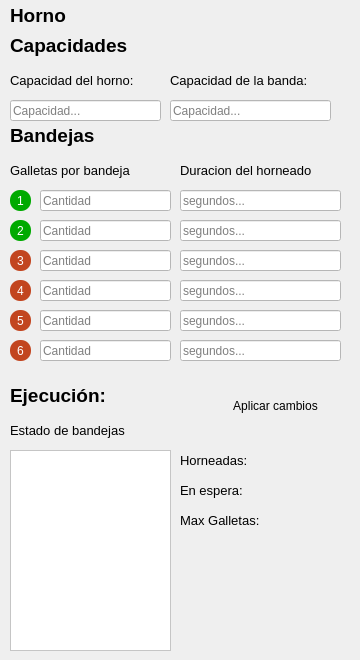
     <widget class="QWidget" name="oven_page">
      <widget class="QLabel" name="label_67">
       <property name="geometry">
        <rect>
         <x>10</x>
         <y>0</y>
         <width>71</width>
         <height>31</height>
        </rect>
       </property>
       <property name="font">
        <font>
         <pointsize>14</pointsize>
         <weight>75</weight>
         <bold>true</bold>
        </font>
       </property>
       <property name="text">
        <string>Horno</string>
       </property>
      </widget>
      <widget class="QLineEdit" name="leOvenBand1Delay">
       <property name="geometry">
        <rect>
         <x>180</x>
         <y>190</y>
         <width>161</width>
         <height>21</height>
        </rect>
       </property>
       <property name="styleSheet">
        <string notr="true">background-color: rgb(255, 255, 255);
color: rgb(0, 0, 0);</string>
       </property>
       <property name="inputMask">
        <string/>
       </property>
       <property name="text">
        <string/>
       </property>
       <property name="maxLength">
        <number>10</number>
       </property>
       <property name="placeholderText">
        <string>segundos...</string>
       </property>
      </widget>
      <widget class="QLabel" name="label_69">
       <property name="geometry">
        <rect>
         <x>10</x>
         <y>30</y>
         <width>241</width>
         <height>31</height>
        </rect>
       </property>
       <property name="font">
        <font>
         <pointsize>14</pointsize>
         <weight>75</weight>
         <bold>true</bold>
        </font>
       </property>
       <property name="text">
        <string>Capacidades</string>
       </property>
      </widget>
      <widget class="QLineEdit" name="leOvenBand1">
       <property name="geometry">
        <rect>
         <x>40</x>
         <y>190</y>
         <width>131</width>
         <height>21</height>
        </rect>
       </property>
       <property name="styleSheet">
        <string notr="true">background-color: rgb(255, 255, 255);
color: rgb(0, 0, 0);</string>
       </property>
       <property name="inputMask">
        <string/>
       </property>
       <property name="maxLength">
        <number>10</number>
       </property>
       <property name="placeholderText">
        <string>Cantidad</string>
       </property>
      </widget>
      <widget class="QPushButton" name="btnOvenApply">
       <property name="geometry">
        <rect>
         <x>220</x>
         <y>390</y>
         <width>111</width>
         <height>31</height>
        </rect>
       </property>
       <property name="cursor">
        <cursorShape>PointingHandCursor</cursorShape>
       </property>
       <property name="autoFillBackground">
        <bool>false</bool>
       </property>
       <property name="styleSheet">
        <string notr="true">background-color: rgb(41, 49, 73);
selection-color: rgb(42, 49, 73);</string>
       </property>
       <property name="text">
        <string>Aplicar cambios</string>
       </property>
       <property name="autoDefault">
        <bool>false</bool>
       </property>
       <property name="default">
        <bool>true</bool>
       </property>
       <property name="flat">
        <bool>true</bool>
       </property>
      </widget>
      <widget class="QLabel" name="label_80">
       <property name="geometry">
        <rect>
         <x>10</x>
         <y>160</y>
         <width>161</width>
         <height>21</height>
        </rect>
       </property>
       <property name="font">
        <font>
         <pointsize>10</pointsize>
         <weight>50</weight>
         <bold>false</bold>
        </font>
       </property>
       <property name="text">
        <string>Galletas por bandeja</string>
       </property>
      </widget>
      <widget class="QLabel" name="label_81">
       <property name="geometry">
        <rect>
         <x>180</x>
         <y>160</y>
         <width>171</width>
         <height>21</height>
        </rect>
       </property>
       <property name="font">
        <font>
         <pointsize>10</pointsize>
         <weight>50</weight>
         <bold>false</bold>
        </font>
       </property>
       <property name="text">
        <string>Duracion del horneado</string>
       </property>
      </widget>
      <widget class="QLineEdit" name="leOvenBand2">
       <property name="geometry">
        <rect>
         <x>40</x>
         <y>220</y>
         <width>131</width>
         <height>21</height>
        </rect>
       </property>
       <property name="styleSheet">
        <string notr="true">background-color: rgb(255, 255, 255);
color: rgb(0, 0, 0);</string>
       </property>
       <property name="inputMask">
        <string/>
       </property>
       <property name="maxLength">
        <number>10</number>
       </property>
       <property name="placeholderText">
        <string>Cantidad</string>
       </property>
      </widget>
      <widget class="QLineEdit" name="leOvenBand3">
       <property name="geometry">
        <rect>
         <x>40</x>
         <y>250</y>
         <width>131</width>
         <height>21</height>
        </rect>
       </property>
       <property name="styleSheet">
        <string notr="true">background-color: rgb(255, 255, 255);
color: rgb(0, 0, 0);</string>
       </property>
       <property name="inputMask">
        <string/>
       </property>
       <property name="maxLength">
        <number>10</number>
       </property>
       <property name="placeholderText">
        <string>Cantidad</string>
       </property>
      </widget>
      <widget class="QLineEdit" name="leOvenBand4">
       <property name="geometry">
        <rect>
         <x>40</x>
         <y>280</y>
         <width>131</width>
         <height>21</height>
        </rect>
       </property>
       <property name="styleSheet">
        <string notr="true">background-color: rgb(255, 255, 255);
color: rgb(0, 0, 0);</string>
       </property>
       <property name="inputMask">
        <string/>
       </property>
       <property name="maxLength">
        <number>10</number>
       </property>
       <property name="placeholderText">
        <string>Cantidad</string>
       </property>
      </widget>
      <widget class="QLineEdit" name="leOvenBand5">
       <property name="geometry">
        <rect>
         <x>40</x>
         <y>310</y>
         <width>131</width>
         <height>21</height>
        </rect>
       </property>
       <property name="styleSheet">
        <string notr="true">background-color: rgb(255, 255, 255);
color: rgb(0, 0, 0);</string>
       </property>
       <property name="inputMask">
        <string/>
       </property>
       <property name="maxLength">
        <number>10</number>
       </property>
       <property name="placeholderText">
        <string>Cantidad</string>
       </property>
      </widget>
      <widget class="QLineEdit" name="leOvenBand6">
       <property name="geometry">
        <rect>
         <x>40</x>
         <y>340</y>
         <width>131</width>
         <height>21</height>
        </rect>
       </property>
       <property name="styleSheet">
        <string notr="true">background-color: rgb(255, 255, 255);
color: rgb(0, 0, 0);</string>
       </property>
       <property name="inputMask">
        <string/>
       </property>
       <property name="maxLength">
        <number>10</number>
       </property>
       <property name="placeholderText">
        <string>Cantidad</string>
       </property>
      </widget>
      <widget class="QLineEdit" name="leOvenBand2Delay">
       <property name="geometry">
        <rect>
         <x>180</x>
         <y>220</y>
         <width>161</width>
         <height>21</height>
        </rect>
       </property>
       <property name="styleSheet">
        <string notr="true">background-color: rgb(255, 255, 255);
color: rgb(0, 0, 0);</string>
       </property>
       <property name="inputMask">
        <string/>
       </property>
       <property name="text">
        <string/>
       </property>
       <property name="maxLength">
        <number>10</number>
       </property>
       <property name="placeholderText">
        <string>segundos...</string>
       </property>
      </widget>
      <widget class="QLineEdit" name="leOvenBand3Delay">
       <property name="geometry">
        <rect>
         <x>180</x>
         <y>250</y>
         <width>161</width>
         <height>21</height>
        </rect>
       </property>
       <property name="styleSheet">
        <string notr="true">background-color: rgb(255, 255, 255);
color: rgb(0, 0, 0);</string>
       </property>
       <property name="inputMask">
        <string/>
       </property>
       <property name="text">
        <string/>
       </property>
       <property name="maxLength">
        <number>10</number>
       </property>
       <property name="placeholderText">
        <string>segundos...</string>
       </property>
      </widget>
      <widget class="QLineEdit" name="leOvenBand4Delay">
       <property name="geometry">
        <rect>
         <x>180</x>
         <y>280</y>
         <width>161</width>
         <height>21</height>
        </rect>
       </property>
       <property name="styleSheet">
        <string notr="true">background-color: rgb(255, 255, 255);
color: rgb(0, 0, 0);</string>
       </property>
       <property name="inputMask">
        <string/>
       </property>
       <property name="text">
        <string/>
       </property>
       <property name="maxLength">
        <number>10</number>
       </property>
       <property name="placeholderText">
        <string>segundos...</string>
       </property>
      </widget>
      <widget class="QLineEdit" name="leOvenBand5Delay">
       <property name="geometry">
        <rect>
         <x>180</x>
         <y>310</y>
         <width>161</width>
         <height>21</height>
        </rect>
       </property>
       <property name="styleSheet">
        <string notr="true">background-color: rgb(255, 255, 255);
color: rgb(0, 0, 0);</string>
       </property>
       <property name="inputMask">
        <string/>
       </property>
       <property name="text">
        <string/>
       </property>
       <property name="maxLength">
        <number>10</number>
       </property>
       <property name="placeholderText">
        <string>segundos...</string>
       </property>
      </widget>
      <widget class="QLineEdit" name="leOvenBand6Delay">
       <property name="geometry">
        <rect>
         <x>180</x>
         <y>340</y>
         <width>161</width>
         <height>21</height>
        </rect>
       </property>
       <property name="styleSheet">
        <string notr="true">background-color: rgb(255, 255, 255);
color: rgb(0, 0, 0);</string>
       </property>
       <property name="inputMask">
        <string/>
       </property>
       <property name="text">
        <string/>
       </property>
       <property name="maxLength">
        <number>10</number>
       </property>
       <property name="placeholderText">
        <string>segundos...</string>
       </property>
      </widget>
      <widget class="QLabel" name="lbOvenMaxCookies">
       <property name="geometry">
        <rect>
         <x>180</x>
         <y>510</y>
         <width>161</width>
         <height>21</height>
        </rect>
       </property>
       <property name="font">
        <font>
         <pointsize>10</pointsize>
         <weight>50</weight>
         <bold>false</bold>
        </font>
       </property>
       <property name="text">
        <string>Max Galletas:</string>
       </property>
      </widget>
      <widget class="QLabel" name="lbOvenCooking">
       <property name="geometry">
        <rect>
         <x>180</x>
         <y>450</y>
         <width>161</width>
         <height>21</height>
        </rect>
       </property>
       <property name="font">
        <font>
         <pointsize>10</pointsize>
         <weight>50</weight>
         <bold>false</bold>
        </font>
       </property>
       <property name="text">
        <string>Horneadas:</string>
       </property>
      </widget>
      <widget class="QLabel" name="label_70">
       <property name="geometry">
        <rect>
         <x>10</x>
         <y>380</y>
         <width>151</width>
         <height>31</height>
        </rect>
       </property>
       <property name="font">
        <font>
         <pointsize>14</pointsize>
         <weight>75</weight>
         <bold>true</bold>
        </font>
       </property>
       <property name="text">
        <string>Ejecución:</string>
       </property>
      </widget>
      <widget class="QLabel" name="lbOvenWaiting">
       <property name="geometry">
        <rect>
         <x>180</x>
         <y>480</y>
         <width>161</width>
         <height>21</height>
        </rect>
       </property>
       <property name="font">
        <font>
         <pointsize>10</pointsize>
         <weight>50</weight>
         <bold>false</bold>
        </font>
       </property>
       <property name="text">
        <string>En espera:</string>
       </property>
      </widget>
      <widget class="QLineEdit" name="leOvenCapacity">
       <property name="geometry">
        <rect>
         <x>10</x>
         <y>100</y>
         <width>151</width>
         <height>21</height>
        </rect>
       </property>
       <property name="styleSheet">
        <string notr="true">background-color: rgb(255, 255, 255);
color: rgb(0, 0, 0);</string>
       </property>
       <property name="inputMask">
        <string/>
       </property>
       <property name="maxLength">
        <number>10</number>
       </property>
       <property name="placeholderText">
        <string>Capacidad...</string>
       </property>
      </widget>
      <widget class="QLabel" name="label_106">
       <property name="geometry">
        <rect>
         <x>10</x>
         <y>70</y>
         <width>131</width>
         <height>21</height>
        </rect>
       </property>
       <property name="font">
        <font>
         <pointsize>10</pointsize>
         <weight>50</weight>
         <bold>false</bold>
        </font>
       </property>
       <property name="text">
        <string>Capacidad del horno:</string>
       </property>
      </widget>
      <widget class="QLabel" name="label_107">
       <property name="geometry">
        <rect>
         <x>10</x>
         <y>420</y>
         <width>121</width>
         <height>21</height>
        </rect>
       </property>
       <property name="font">
        <font>
         <pointsize>10</pointsize>
         <weight>50</weight>
         <bold>false</bold>
        </font>
       </property>
       <property name="text">
        <string>Estado de bandejas</string>
       </property>
      </widget>
      <widget class="QPushButton" name="btnTurnTray1">
       <property name="geometry">
        <rect>
         <x>10</x>
         <y>190</y>
         <width>21</width>
         <height>21</height>
        </rect>
       </property>
       <property name="cursor">
        <cursorShape>PointingHandCursor</cursorShape>
       </property>
       <property name="styleSheet">
        <string notr="true">color: rgb(255, 255, 255);
background-color: rgb(0, 170, 0);
border-radius: 10px;
</string>
       </property>
       <property name="text">
        <string>1</string>
       </property>
       <property name="flat">
        <bool>true</bool>
       </property>
      </widget>
      <widget class="QPushButton" name="btnTurnTray2">
       <property name="geometry">
        <rect>
         <x>10</x>
         <y>220</y>
         <width>21</width>
         <height>21</height>
        </rect>
       </property>
       <property name="cursor">
        <cursorShape>PointingHandCursor</cursorShape>
       </property>
       <property name="styleSheet">
        <string notr="true">color: rgb(255, 255, 255);
background-color: rgb(0, 170, 0);
border-radius: 10px;
</string>
       </property>
       <property name="text">
        <string>2</string>
       </property>
       <property name="flat">
        <bool>true</bool>
       </property>
      </widget>
      <widget class="QPushButton" name="btnTurnTray3">
       <property name="geometry">
        <rect>
         <x>10</x>
         <y>250</y>
         <width>21</width>
         <height>21</height>
        </rect>
       </property>
       <property name="cursor">
        <cursorShape>PointingHandCursor</cursorShape>
       </property>
       <property name="styleSheet">
        <string notr="true">color: rgb(255, 255, 255);
background-color: rgb(194, 69, 31);
border-radius: 10px;
</string>
       </property>
       <property name="text">
        <string>3</string>
       </property>
       <property name="flat">
        <bool>true</bool>
       </property>
      </widget>
      <widget class="QPushButton" name="btnTurnTray4">
       <property name="geometry">
        <rect>
         <x>10</x>
         <y>280</y>
         <width>21</width>
         <height>21</height>
        </rect>
       </property>
       <property name="cursor">
        <cursorShape>PointingHandCursor</cursorShape>
       </property>
       <property name="styleSheet">
        <string notr="true">color: rgb(255, 255, 255);
background-color: rgb(194, 69, 31);
border-radius: 10px;
</string>
       </property>
       <property name="text">
        <string>4</string>
       </property>
       <property name="flat">
        <bool>true</bool>
       </property>
      </widget>
      <widget class="QPushButton" name="btnTurnTray5">
       <property name="geometry">
        <rect>
         <x>10</x>
         <y>310</y>
         <width>21</width>
         <height>21</height>
        </rect>
       </property>
       <property name="cursor">
        <cursorShape>PointingHandCursor</cursorShape>
       </property>
       <property name="styleSheet">
        <string notr="true">color: rgb(255, 255, 255);
background-color: rgb(194, 69, 31);
border-radius: 10px;
</string>
       </property>
       <property name="text">
        <string>5</string>
       </property>
       <property name="flat">
        <bool>true</bool>
       </property>
      </widget>
      <widget class="QPushButton" name="btnTurnTray6">
       <property name="geometry">
        <rect>
         <x>10</x>
         <y>340</y>
         <width>21</width>
         <height>21</height>
        </rect>
       </property>
       <property name="cursor">
        <cursorShape>PointingHandCursor</cursorShape>
       </property>
       <property name="styleSheet">
        <string notr="true">color: rgb(255, 255, 255);
background-color: rgb(194, 69, 31);
border-radius: 10px;
</string>
       </property>
       <property name="text">
        <string>6</string>
       </property>
       <property name="flat">
        <bool>true</bool>
       </property>
      </widget>
      <widget class="QLineEdit" name="leOvenBandCapacity">
       <property name="geometry">
        <rect>
         <x>170</x>
         <y>100</y>
         <width>161</width>
         <height>21</height>
        </rect>
       </property>
       <property name="styleSheet">
        <string notr="true">background-color: rgb(255, 255, 255);
color: rgb(0, 0, 0);</string>
       </property>
       <property name="inputMask">
        <string/>
       </property>
       <property name="maxLength">
        <number>10</number>
       </property>
       <property name="placeholderText">
        <string>Capacidad...</string>
       </property>
      </widget>
      <widget class="QLabel" name="label_82">
       <property name="geometry">
        <rect>
         <x>10</x>
         <y>120</y>
         <width>151</width>
         <height>31</height>
        </rect>
       </property>
       <property name="font">
        <font>
         <pointsize>14</pointsize>
         <weight>75</weight>
         <bold>true</bold>
        </font>
       </property>
       <property name="text">
        <string>Bandejas</string>
       </property>
      </widget>
      <widget class="QLabel" name="label_108">
       <property name="geometry">
        <rect>
         <x>170</x>
         <y>70</y>
         <width>151</width>
         <height>21</height>
        </rect>
       </property>
       <property name="font">
        <font>
         <pointsize>10</pointsize>
         <weight>50</weight>
         <bold>false</bold>
        </font>
       </property>
       <property name="text">
        <string>Capacidad de la banda:</string>
       </property>
      </widget>
      <widget class="QPlainTextEdit" name="teOvenTrayInfo">
       <property name="geometry">
        <rect>
         <x>10</x>
         <y>450</y>
         <width>161</width>
         <height>201</height>
        </rect>
       </property>
       <property name="cursor" stdset="0">
        <cursorShape>PointingHandCursor</cursorShape>
       </property>
       <property name="autoFillBackground">
        <bool>false</bool>
       </property>
       <property name="styleSheet">
        <string notr="true">background-color: rgb(255, 255, 255);
color: rgb(0, 0, 0);</string>
       </property>
       <property name="readOnly">
        <bool>true</bool>
       </property>
      </widget>
     </widget>
